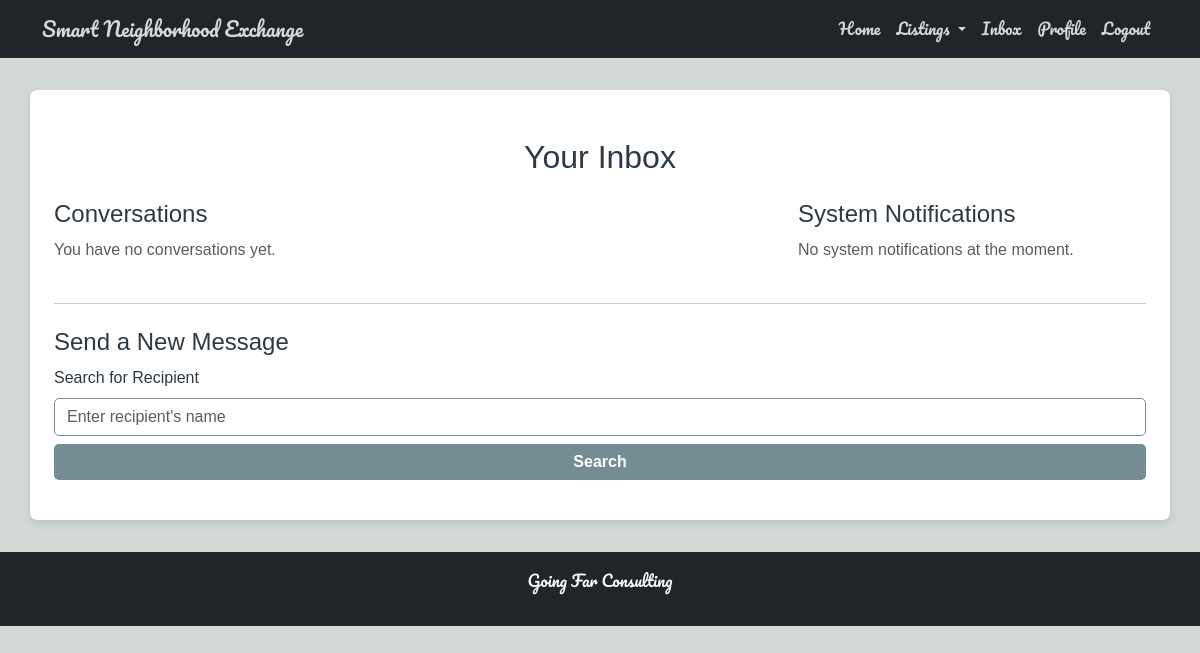
The page /inbox (signed in) on the database as committed earlier.
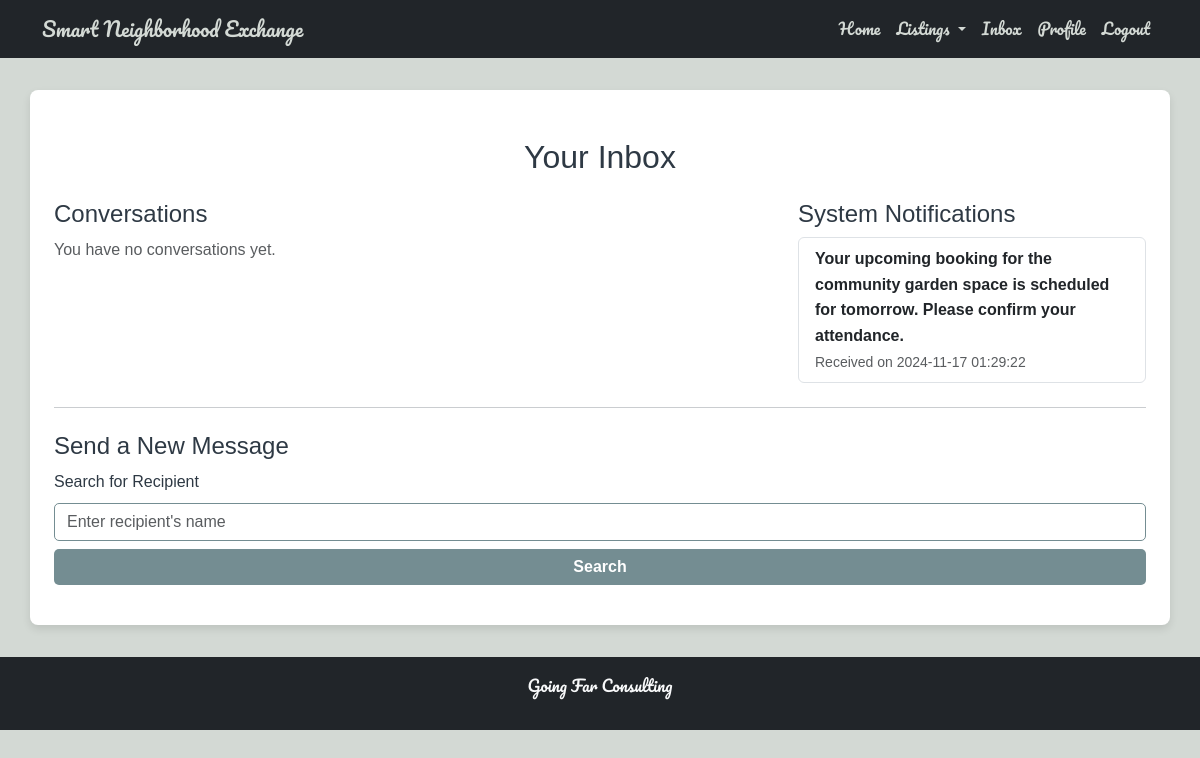
The same page on the database as committed later.
### tables this page shows
CREATE TABLE messages (
            message_id INTEGER PRIMARY KEY AUTOINCREMENT,
            sender_id INTEGER NOT NULL,
            receiver_id INTEGER NOT NULL,
            content TEXT NOT NULL,
            timestamp TEXT NOT NULL, is_system_message INTEGER DEFAULT 0,
            FOREIGN KEY (sender_id) REFERENCES users (id) ON DELETE CASCADE,
            FOREIGN KEY (receiver_id) REFERENCES users (id) ON DELETE CASCADE
        );

### app.py (the view)
@app.route('/inbox')
def inbox():
    user_id = session.get('user_id')
    if not user_id:
        flash("Please log in to view your inbox.", "error")
        return redirect(url_for('login'))
    try:
        db = get_db()  # Ensure database connection is active
        search_query = request.args.get('search_recipient', '').strip()
        recipients = []
        if search_query:
            recipients = db.execute(
                "SELECT id, name FROM users WHERE name LIKE ? LIMIT 10",
                (f"%{search_query}%",)
            ).fetchall()
        conversations = get_inbox(user_id)
        system_messages = db.execute(
            """
            SELECT content, timestamp
            FROM messages
            WHERE receiver_id = ? AND is_system_message = 1
            ORDER BY timestamp DESC
            """,
            (user_id,)
        ).fetchall()
        return render_template(
            'inbox.html',
            conversations=conversations,
            recipients=recipients,
            system_messages=system_messages,
        )
    except Exception as e:
        app.logger.error(f"Error in inbox route: {e}")
        flash("An error occurred while loading your inbox. Please try again.", "error")
        return redirect(url_for('profile'))

### app.py (called while the page is built)
@app.before_request
def initialize_database():
    init_db()

@app.teardown_appcontext
def shutdown_session(exception=None):
    close_db()

### database.py (called while the page is built)
def get_db():
    if 'db' not in g:
        g.db = sqlite3.connect(DATABASE)
        g.db.row_factory = sqlite3.Row
    return g.db

def get_inbox(user_id):
    db = get_db()  # Use Flask's connection manager
    try:
        cursor = db.cursor()
        cursor.execute("""
            SELECT u.id, u.name, MAX(m.timestamp) as last_message
            FROM messages m
            JOIN users u ON u.id = CASE WHEN m.sender_id = ? THEN m.receiver_id ELSE m.sender_id END
            WHERE m.sender_id = ? OR m.receiver_id = ?
            GROUP BY u.id, u.name
            ORDER BY last_message DESC
        """, (user_id, user_id, user_id))
        conversations = cursor.fetchall()
        return conversations
    except Exception as e:
        raise  # Let the exception bubble up for better error logging

### templates/inbox.html (shortened to what this page needs)
{% extends "base.html" %}
{% block content %}
<div class="container mt-4">
    <h2 class="mb-4 text-center">Your Inbox</h2>
    <div class="row">
        <div class="col-md-8">
            <h4>Conversations</h4>
            {% if conversations %}
                <ul class="list-group">
                    {% for conversation in conversations %}
                        <li class="list-group-item d-flex justify-content-between align-items-center">
                            {% if conversation['name'] == 'System Notifications' %}
                                <a href="{{ url_for('system_notifications') }}" class="text-decoration-none text-dark">
                                    <strong>{{ conversation['name'] }}</strong>
                                </a>
                            {% else %}
                                <a href="{{ url_for('conversation', user_id=conversation['id']) }}" class="text-decoration-none text-dark">
                                    <strong>{{ conversation['name'] }}</strong>
                                </a>
                            {% endif %}
                            <span class="text-muted small">Last message: {{ conversation['last_message'] }}</span>
                        </li>
                    {% endfor %}
                </ul>
            {% else %}
                <p class="text-muted">You have no conversations yet.</p>
            {% endif %}
        </div>
        <div class="col-md-4">
            <h4>System Notifications</h4>
            {% if system_messages %}
                <ul class="list-group">
                    {% for message in system_messages %}
                        <li class="list-group-item">
                            <strong>{{ message['content'] }}</strong>
                            <br>
                            <small class="text-muted">Received on {{ message['timestamp'] }}</small>
                        </li>
                    {% endfor %}
                </ul>
            {% else %}
                <p class="text-muted">No system notifications at the moment.</p>
            {% endif %}
        </div>
    </div>
    <hr class="my-4">
    <div class="row">
        <div class="col-md-12">
            <h4>Send a New Message</h4>
            <form action="{{ url_for('inbox') }}" method="GET" class="mb-3">
                <label for="search_recipient" class="form-label">Search for Recipient</label>
                <input type="text" id="search_recipient" name="search_recipient" class="form-control"
                       placeholder="Enter recipient's name" value="{{ request.args.get('search_recipient', '') }}">
                <button type="submit" class="btn btn-secondary mt-2 w-100">Search</button>
            </form>
        </div>
    </div>
</div>
{% endblock %}

### templates/base.html (shortened to what this page needs)
<!DOCTYPE html>
<html lang="en">
<head>
    <link rel="stylesheet" href="https://cdnjs.cloudflare.com/ajax/libs/bootstrap-datepicker/1.9.0/css/bootstrap-datepicker.min.css">
    <link href="https://cdn.jsdelivr.net/npm/bootstrap@5.3.0/dist/css/bootstrap.min.css" rel="stylesheet">
    <link rel="stylesheet" href="{{ url_for('static', filename='style.css') }}">
</head>
<body>
    <header>
        <nav class="navbar navbar-expand-lg navbar-dark bg-dark pacifico-regular">
            <div class="container">
                <a class="navbar-brand" href="{{ url_for('index') }}">Smart Neighborhood Exchange</a>
                <div class="collapse navbar-collapse" id="navbarNav">
                    <ul class="navbar-nav ms-auto">
                        <li class="nav-item">
                            <a class="nav-link" href="{{ url_for('index') }}">Home</a>
                        </li>
                        {% if session.get('user_id') %}
                            <li class="nav-item dropdown">
                                <a class="nav-link dropdown-toggle" href="#" id="navbarDropdown" role="button" data-bs-toggle="dropdown" aria-expanded="false">
                                    Listings
                                </a>
                            </li>
                            <li class="nav-item">
                                <a class="nav-link" href="{{ url_for('inbox') }}">Inbox</a>
                            </li>
                            <li class="nav-item">
                                <a class="nav-link" href="{{ url_for('profile') }}">Profile</a>
                            </li>
                            <li class="nav-item">
                                <a class="nav-link" href="{{ url_for('logout') }}">Logout</a>
                            </li>
                        {% endif %}
                    </ul>
                </div>
            </div>
        </nav>
    </header>
    <main class="container py-4">
        {% block content %}{% endblock %}
    </main>
    <footer class="bg-dark text-light text-center py-3 pacifico-regular">
        <p>Going Far Consulting</p>
    </footer>
</body>
</html>

### static/style.css (style rules this page uses)
* { margin: 0; padding: 0; box-sizing: border-box; }
body { font-family: Arial, sans-serif; line-height: 1.6; color: #2E3944; background-color: #D3D9D4; }
.navbar-brand, .nav-link { color: #D3D9D4 !important; }
.pacifico-regular { font-family: "Pacifico", cursive; font-weight: 400; font-style: normal; }
main { max-width: 800px; margin: 2em auto; padding: 1em; background-color: #FFFFFF; border-radius: 8px; box-shadow: 0 4px 8px rgba(0, 0, 0, 0.1); color: #2E3944; }
footer { background-color: #212A31; color: #D3D9D4; padding: 1em 0; }
button, .btn { font-size: 16px; font-weight: bold; border: none; border-radius: 5px; transition: background-color 0.3s ease, color 0.3s ease; }
.btn-secondary { background-color: #748D92; color: #FFFFFF; }
.form-control, textarea.form-control { border-radius: 5px; border: 1px solid #748D92; }

Rows that differ between the two databases and show on the page:
added messages: content "Your upcoming booking for the community garden space is scheduled for tomorrow. Please confirm your attendance.", timestamp "2024-11-17 01:29:22"
Other text that changed with them:
text no longer shown: "No system notifications at the moment."
